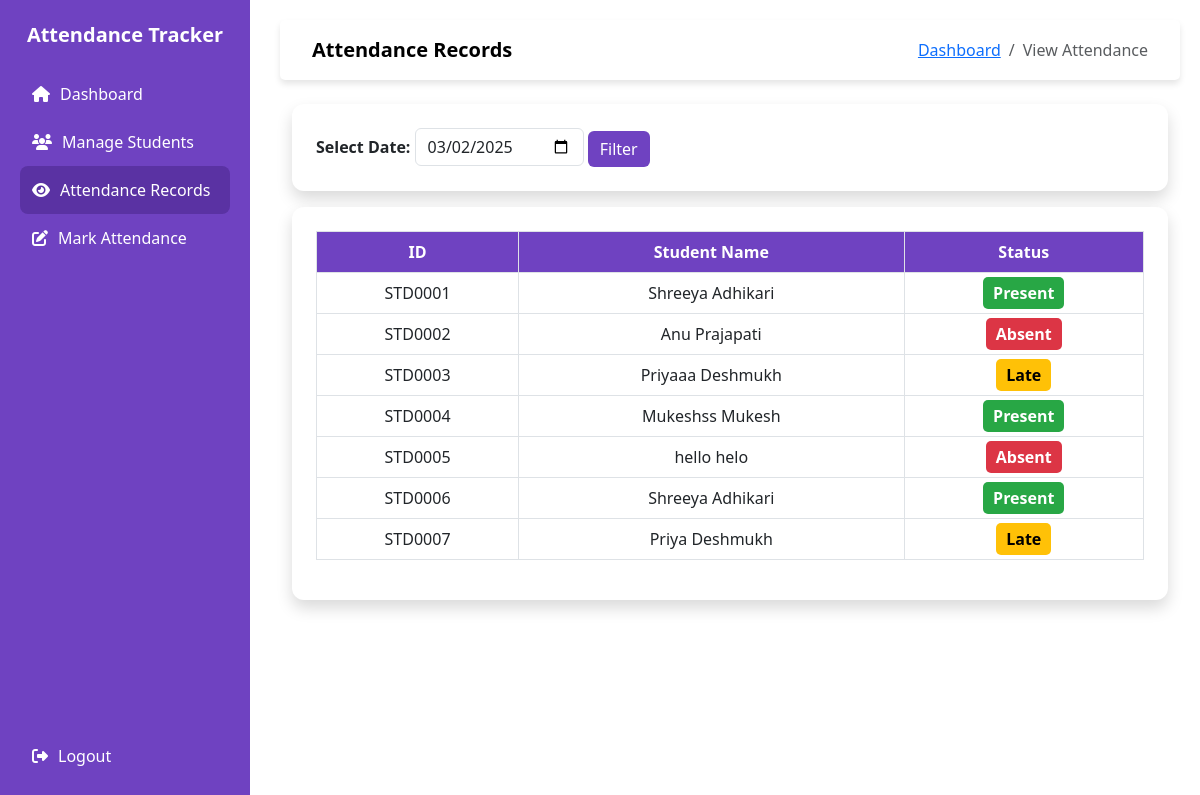
Before: /attendance-records with the older database file.
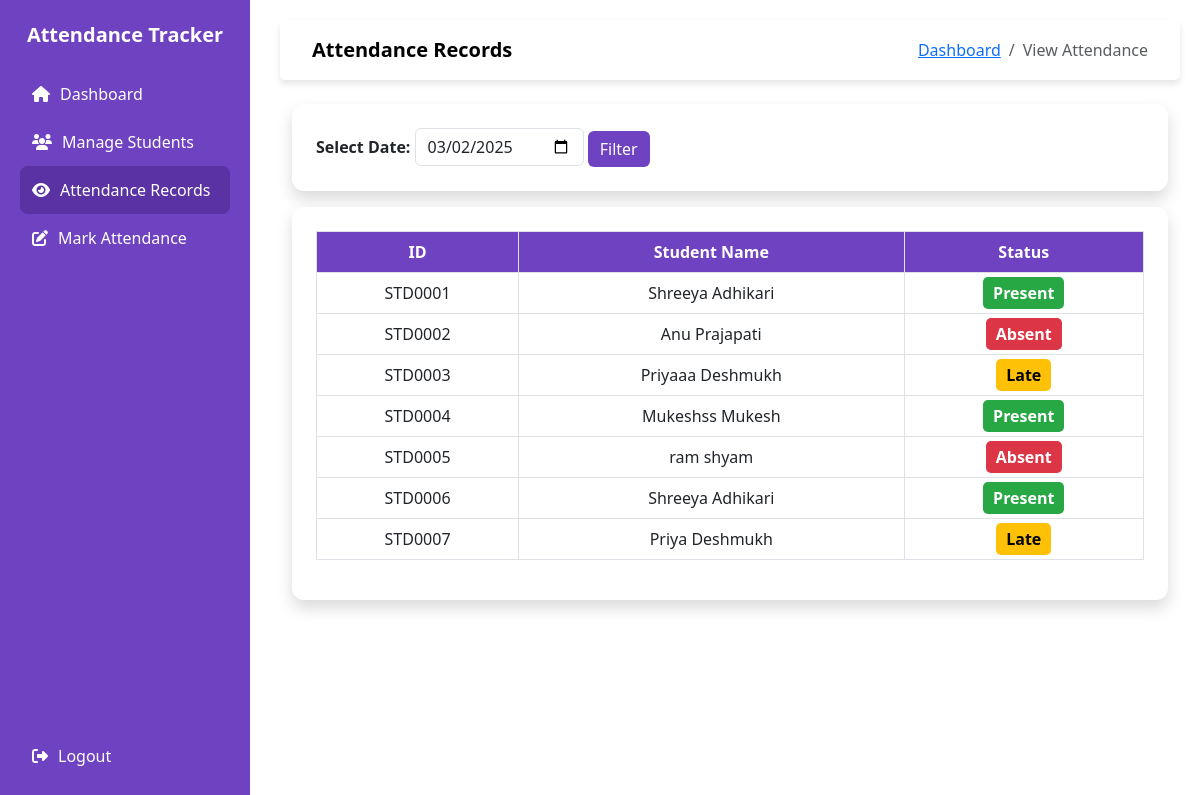
After: the same page with the newer database file.
### models.py (models this page shows)
class Student(db.Model):
    id = db.Column(db.Integer, primary_key = True)
    student_id = db.Column(db.String(20), unique=True, nullable=False)  # Custom ID
    first_name = db.Column(db.String(150), nullable=False)
    last_name = db.Column(db.String(150), nullable=False)
    email = db.Column(db.String(100), unique=True, nullable=False)
    address = db.Column(db.Text, nullable=False)
    phone = db.Column(db.String(15), unique=True, nullable=False)

### app.py (the view)
@app.route('/attendance-records', methods=['GET', 'POST'])
def attendance_records():
    students = Student.query.all()
    attendance_data = {}
    selected_date = request.form.get('date') if request.method == 'POST' else request.args.get('date')
    today_date = datetime.today().strftime('%Y-%m-%d')
    date_to_query = selected_date if selected_date else today_date
    records = Attendance.query.filter_by(date=date_to_query).all()
    for student in students:
        attendance_data[student] = [record for record in records if record.student_id == student.id]
    return render_template('attendance/attendance_records.html',
                           students=students,
                           attendance_data=attendance_data,
                           selected_date=selected_date or today_date,
                           today_date=today_date)

### templates/attendance/attendance_records.html (shortened to what this page needs)
{% extends "base.html" %}
{% block nav_title %}Attendance Records{% endblock %}
{% block content %}
<div class="container mt-4">
    <div class="card p-4 bg-white shadow mb-3">
        <form method="GET" action="{{ url_for('attendance_records') }}" class="">
            <label for="date" class="form-label fw-semibold">Select Date:</label>
            <input type="date" id="date" name="date" class="form-control d-inline-block w-auto"
                   value="{{ selected_date }}">
            <button type="submit" class="btn btn-primary">Filter</button>
        </form>
    </div>
    <div class="card p-4 bg-white shadow">
        <table class="table table-bordered table-hover">
            <thead>
                <tr>
                    <th>ID</th>
                    <th>Student Name</th>
                    <th>Status</th>
                </tr>
            </thead>
            <tbody>
                {% for student, records in attendance_data.items() %}
                    {% if records %}
                        {% for record in records %}
                            <tr>
                                <td>{{ student.student_id }}</td>
                                <td>{{ student.first_name }} {{ student.last_name }}</td>
                                <td>
                                    <span class="status-badge
                                        {% if record.status == 'Present' %}status-present
                                        {% elif record.status == 'Late' %}status-late
                                        {% else %}status-absent{% endif %}">
                                        {{ record.status }}
                                    </span>
                                </td>
                            </tr>
                        {% endfor %}
                    {% endif %}
                {% endfor %}
            </tbody>
        </table>
    </div>
</div>
{% endblock %}

Changed rows visible on the page:
changed Student "STD0005": first_name "hello" → "ram"; last_name "helo" → "shyam"
